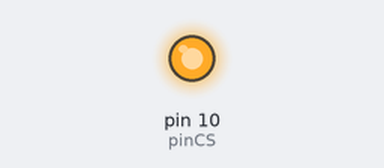
Recording of a sketch running on a simulated Arduino Uno, built with avr-gcc and run on an emulated ATmega328P. Parts: output pins drawn as LEDs (lit = HIGH). Pins used as bus, display or sensor lines are not drawn.

Above: at 0.1 s.
Timing chart, 0 to 1.6 s (numbered marks = the images above):
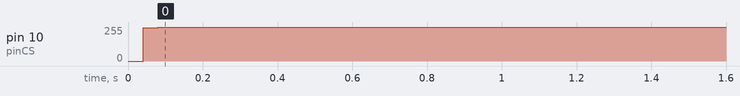

The sketch:

main.ino
```cpp
#include <ArduinoCC2500.h>
#include <CC2500.h>


 ArduinoCC2500 ar;


// Pin 13 has an LED connected on most Arduino boards.
// give it a name:
int led = 13;

// the setup routine runs once when you press reset:
void setup() {
  ar.init();
  // initialize the digital pin as an output.
  pinMode(led, OUTPUT);
}

// the loop routine runs over and over again forever:
void loop() {
  unsigned char dataTX[] = "HELLO";
  ar.sendData(dataTX,sizeof(dataTX));
  digitalWrite(led, HIGH);   // turn the LED on (HIGH is the voltage level)
  delay(1000);    // wait for a second

  unsigned char *dataRX;
  ar.ReceiveData(dataRX,5);


  digitalWrite(led, LOW);    // turn the LED off by making the voltage LOW
  delay(1000);               // wait for a second
}
```

ArduinoCC2500.cpp
```cpp
// (licence header left out)
#include "ArduinoCC2500.h"
#include "Arduino.h"

ArduinoCC2500::ArduinoCC2500(unsigned char pinCS, unsigned char pinSCK, unsigned char pinMOSI,
    unsigned char pinMISO)
    : m_cc2500(pinCS, pinSCK, pinMOSI, pinMISO)
{
}

ArduinoCC2500::~ArduinoCC2500()
{
}

void ArduinoCC2500::init()
{
    // initialize the CC2500
    m_cc2500.init();

    // reset device (0x30)
    m_cc2500.reset();

    // reset device (0x30)
    m_cc2500.reset();

    // write configuration register: FSCTRL1   Frequency Synthesizer Control
    m_cc2500.sendCommand(CC2500_REG_FSCTRL1, 0x09);

    // write configuration register: FSCTRL0   Frequency Synthesizer Control
    m_cc2500.sendCommand(CC2500_REG_FSCTRL0, 0x00);

    // write configuration register: FREQ2   Frequency Control Word, High Byte
    m_cc2500.sendCommand(CC2500_REG_FREQ2, 0x5D);

    // write configuration register: FREQ1   Frequency Control Word, Middle Byte
    m_cc2500.sendCommand(CC2500_REG_FREQ1, 0x93);

    // write configuration register: FREQ0   Frequency Control Word, Low Byte
    m_cc2500.sendCommand(CC2500_REG_FREQ0, 0xB1);

    // write configuration register: MDMCFG4   Modem Configuration
    m_cc2500.sendCommand(CC2500_REG_MDMCFG4, 0x2D);

    // write configuration register: MDMCFG3   Modem Configuration
    m_cc2500.sendCommand(CC2500_REG_MDMCFG3, 0x3B);

    // write configuration register: MDMCFG2   Modem Configuration
    m_cc2500.sendCommand(CC2500_REG_MDMCFG2, 0x73);

    // write configuration register: MDMCFG1   Modem Configuration
    m_cc2500.sendCommand(CC2500_REG_MDMCFG1, 0x22);

    // write configuration register: MDMCFG0   Modem Configuration
    m_cc2500.sendCommand(CC2500_REG_MDMCFG0, 0xF8);

    // write configuration register: CHANNR   Channel Number
    m_cc2500.sendCommand(CC2500_REG_CHANNR, 0x03);

    // write configuration register: DEVIATN   Modem Deviation Setting
    m_cc2500.sendCommand(CC2500_REG_DEVIATN, 0x00);

    // write configuration register: FREND1   Front End RX Configuration
    m_cc2500.sendCommand(CC2500_REG_FREND1, 0xB6);

    // write configuration register: FREND0   Front End TX configuration
    m_cc2500.sendCommand(CC2500_REG_FREND0, 0x10);

    // write configuration register: MCSM0   Main Radio Control State Machine Configuration
    m_cc2500.sendCommand(CC2500_REG_MCSM0, 0x18);

    // write configuration register: FOCCFG   Frequency Offset Compensation Configuration
    m_cc2500.sendCommand(CC2500_REG_FOCCFG, 0x1D);

    // write configuration register: BSCFG   Bit Synchronization Configuration
    m_cc2500.sendCommand(CC2500_REG_BSCFG, 0x1C);

    // write configuration register: AGCCTRL2   AGC Control
    m_cc2500.sendCommand(CC2500_REG_AGCCTRL2, 0xC7);

    // write configuration register: AGCCTRL1   AGC Control
    m_cc2500.sendCommand(CC2500_REG_AGCCTRL1, 0x00);

    // write configuration register: AGCCTRL0   AGC Control
    m_cc2500.sendCommand(CC2500_REG_AGCCTRL0, 0xB2);

    // write configuration register: FSCAL3   Frequency Synthesizer Calibration
    m_cc2500.sendCommand(CC2500_REG_FSCAL3, 0xEA);

    // write configuration register: FSCAL2   Frequency Synthesizer Calibration
    m_cc2500.sendCommand(CC2500_REG_FSCAL2, 0x0A);

    // write configuration register: FSCAL1   Frequency Synthesizer Calibration
    m_cc2500.sendCommand(CC2500_REG_FSCAL1, 0x00);

    // write configuration register: FSCAL0   Frequency Synthesizer Calibration
    m_cc2500.sendCommand(CC2500_REG_FSCAL0, 0x11);

    // write configuration register: TEST2   Various Test Settings
    m_cc2500.sendCommand(CC2500_REG_TEST2, 0x88);

    // write configuration register: TEST1   Various Test Settings
    m_cc2500.sendCommand(CC2500_REG_TEST1, 0x31);

    // write configuration register: TEST0   Various Test Settings
    m_cc2500.sendCommand(CC2500_REG_TEST0, 0x0B);

    // write configuration register: IOCFG2   GDO2 Output Pin Configuration
    m_cc2500.sendCommand(CC2500_REG_IOCFG2, 0x06);

    // write configuration register: IOCFG0   GDO0 Output Pin Configuration
    m_cc2500.sendCommand(CC2500_REG_IOCFG0, 0x01);

    // write configuration register: PKTCTRL1   Packet Automation Control
    m_cc2500.sendCommand(CC2500_REG_PKTCTRL1, 0x04);

    // write configuration register: PKTCTRL0   Packet Automation Control
    m_cc2500.sendCommand(CC2500_REG_PKTCTRL0, 0x45);

    // write configuration register: ADDR   Device Address
    m_cc2500.sendCommand(CC2500_REG_ADDR, 0x00);

    // write configuration register: PKTLEN   Packet Length
    m_cc2500.sendCommand(CC2500_REG_PKTLEN, 0xFF);

    // write configuration register: FIFOTHR   RX FIFO and TX FIFO Thresholds
    m_cc2500.sendCommand(CC2500_REG_FIFOTHR, 0x0D);

    // write power setting to PATABLE memory using single access write. See table 31 on page 47
    // of datasheet
    m_cc2500.sendCommand(CC2500_REG_PATABLE, 0xA9);

    // SIDLE: exit RX/TX
    m_cc2500.sendStrobeCommand(CC2500_CMD_SIDLE);

    // SIDLE: exit RX/TX
    m_cc2500.sendStrobeCommand(CC2500_CMD_SIDLE);

    // SPWD: enter power down mode when CSn goes high
    m_cc2500.sendStrobeCommand(CC2500_CMD_SPWD);

    // SIDLE: exit RX/TX
    m_cc2500.sendStrobeCommand(CC2500_CMD_SIDLE);
}


void ArduinoCC2500::ReceiveData(unsigned char *data, unsigned char length)
{

	unsigned char result;

    	// SIDLE: exit RX/TX
    	m_cc2500.sendStrobeCommand(CC2500_CMD_SIDLE);

	// SRX: enable RX
        m_cc2500.sendStrobeCommand(CC2500_CMD_SRX);

	// wait a bit
        delay(10);

	// read RXBYTES register, result should be 0x11
        result = m_cc2500.sendCommand(0xFB, 0x00);

	if (result >= 0x11)
	{
		// single access RX FIFO to get number of bytes to read, should be 0x3C
		result = m_cc2500.sendCommand(0xBF, 0x00);

		if (result == length) {

                	// read RX FIFO
                	m_cc2500.sendBurstCommand(0xFF, data, result);

                	// read 2 remaining bytes
                	m_cc2500.sendCommand(0xBF, 0x00);
                	m_cc2500.sendCommand(0xBF, 0x00);
            	} else {
                	// something is not right, clear RX FIFO
                	result = m_cc2500.sendCommand(0xFB, 0x00);

                	for (int i=0; i<result; ++i) {
                    		m_cc2500.sendCommand(0xBF, 0x00);
                	}
            	}

	}

	// SIDLE: exit RX/TX
    	m_cc2500.sendStrobeCommand(CC2500_CMD_SIDLE);

}


/*
*
*  Sample Function For Reading Data From RX FIFO
*

void ArduinoCC2500::ReceiveData()
{

    // SIDLE: exit RX/TX
    m_cc2500.sendStrobeCommand(CC2500_CMD_SIDLE);

    // read RX FIFO until empty
    unsigned char result = m_cc2500.sendCommand(0xFB, 0x00);

    for (int i=0; i<result; ++i) {
        m_cc2500.sendCommand(0xBF, 0x00);
    }

    unsigned long startTime = millis();

    // try learning addresses for 5 seconds
    while ((millis() - startTime) < 5000) {

        // SRX: enable RX
        m_cc2500.sendStrobeCommand(CC2500_CMD_SRX);

        // wait a bit
        delay(10);

        // read RXBYTES register, result should be 0x11
        result = m_cc2500.sendCommand(0xFB, 0x00);

        if (result >= 0x11) {
            // single access RX FIFO to get number of bytes to read, should be 0x0E
            result = m_cc2500.sendCommand(0xBF, 0x00);

            if (result == 0x0E) {
                unsigned char data[15];

                // read RX FIFO
                m_cc2500.sendBurstCommand(0xFF, data, result);

                // commands 0x03, 0x05 and 0x07 are send by remote
                if ((data[9] == 0x03) || (data[9] == 0x05) || (data[9] == 0x07)) {
                    checkAddress(data);
                }

                // read 2 remaining bytes
                m_cc2500.sendCommand(0xBF, 0x00);
                m_cc2500.sendCommand(0xBF, 0x00);
            } else {
                // something is not right, clear RX FIFO
                result = m_cc2500.sendCommand(0xFB, 0x00);

                for (int i=0; i<result; ++i) {
                    m_cc2500.sendCommand(0xBF, 0x00);
                }
            }
        }

        // SIDLE: exit RX/TX
        m_cc2500.sendStrobeCommand(CC2500_CMD_SIDLE);

        delay(2);
    }

    // SIDLE: exit RX/TX
    m_cc2500.sendStrobeCommand(CC2500_CMD_SIDLE);

    // read RXBYTES register, should be 0
    result = m_cc2500.sendCommand(0xFB, 0x00);

    for (int i=0; i<result; ++i) {
        m_cc2500.sendCommand(0xBF, 0x00);
    }
}


*
*
*
*/


void ArduinoCC2500::sendData(unsigned char *data, unsigned char length)
{


        // wait for previous packet to be completely sent
        while ((m_cc2500.sendByte(0xF5) & 0x1F) > 1) {
        };

        // prepare burst Packet
        unsigned char packet[length];

        // First Byte = Length Of Packet = 60 = 0x3C
        packet[0] = length;


	for(int i = 1; i < length; i++)
	{
        	packet[i] = data[i];
	}


       	// SIDLE: exit RX/TX
        m_cc2500.sendStrobeCommand(CC2500_CMD_SIDLE);

        // fill TX FIFO
        m_cc2500.sendBurstCommand(0x7F, packet, length);

        // STX: enable TX
        m_cc2500.sendStrobeCommand(CC2500_CMD_STX);


}
```

ArduinoCC2500.h
```cpp
// (licence header left out)
#ifndef ARDUINOCC2500_H_
#define ARDUINOCC2500_H_

#include "CC2500.h"
#include <inttypes.h>

/*! \brief Class for interfacing with Other CC2500 Module.
 *
 * This class implements basic functions to communicate with Other CC2500 Module */
class ArduinoCC2500
{
protected:
    /*!
     * CC2500 object to communicate with the Other CC2500 Module.
     */
    CC2500 m_cc2500;


public:
    /*!
     * Constructor.
     *
     * \param[in] pinCS Pin number of slave select, default is 10.
     * \param[in] pinSCK Pin number of clock, default is 13 (Arduino standard).
     * \param[in] pinMOSI Pin number of master output slave input, default is 11 (Arduino standard).
     * \param[in] pinMISO Pin number of master input slave output, default is 12 (Arduino standard).
     */
    ArduinoCC2500(unsigned char pinCS = 10,
                 unsigned char pinSCK = 13,
                 unsigned char pinMOSI = 11,
                 unsigned char pinMISO = 12);

    /*!
     * Destructor.
     */
    ~ArduinoCC2500();

    /*!
     * Initializes communication with the Other CC2500 Module.
     */
    void init();

    /*!
     * Sends command to Data
     */
    void sendData(unsigned char *data, unsigned char length);

    void ReceiveData(unsigned char *data, unsigned char length);

    /*!
     * Copy constructor, disabled.
     */
    ArduinoCC2500(const ArduinoCC2500& that);

    /*!
     * Assignment operator, disabled.
     */
    ArduinoCC2500& operator=(const ArduinoCC2500& that);
};

#endif
```

CC2500.cpp
```cpp
// (licence header left out)
#include "CC2500.h"
#include "Arduino.h"

CC2500::CC2500(unsigned char pinCS, unsigned char pinSCK, unsigned char pinMOSI,
    unsigned char pinMISO)
    : m_pinCS(pinCS)
    , m_pinSCK(pinSCK)
    , m_pinMOSI(pinMOSI)
    , m_pinMISO(pinMISO)
{
}

CC2500::~CC2500()
{
}

void CC2500::init()
{
    // setup pin mode
    pinMode(m_pinMOSI, OUTPUT);
    pinMode(m_pinMISO, INPUT);
    pinMode(m_pinSCK, OUTPUT);
    pinMode(m_pinCS, OUTPUT);

    // disable device
    digitalWrite(m_pinCS, HIGH);

    // setup SPI control register: SPCR = 01010000
    // interrupt disabled, spi enabled, msb 1st, master, clk low when idle,
    // sample on rising edge of clk, system clock rate fastest
    SPCR = (1<<SPE) | (1<<MSTR);

    // clear data registers
    byte clr = SPSR;
    clr = SPDR;
}

void CC2500::reset()
{
    // enable device
    digitalWrite(m_pinCS, LOW);
    delayMicroseconds(1);

    // disable device and wait at least 40 microseconds
    digitalWrite(m_pinCS, HIGH);
    delayMicroseconds(41);

    // enable device
    digitalWrite(m_pinCS, LOW);

    // wait for device
    while (digitalRead(m_pinMISO) == HIGH) {
    };

    // send reset command (SRES)
    spiTransfer(0x30);

    // disable device
    digitalWrite(m_pinCS, HIGH);
}

unsigned char CC2500::sendByte(unsigned char data)
{
    // enable device
    digitalWrite(m_pinCS, LOW);

    // wait for device
    while (digitalRead(m_pinMISO) == HIGH) {
    };

    // send byte
    unsigned char result = spiTransfer(data);

    // disable device
    digitalWrite(m_pinCS, HIGH);

    // return result
    return result;
}

unsigned char CC2500::sendCommand(unsigned char command, unsigned char data)
{
    // enable device
    digitalWrite(m_pinCS, LOW);

    // wait for device
    while (digitalRead(m_pinMISO) == HIGH) {
    };

    // send command byte
    spiTransfer(command);

    // send data byte
    unsigned char result = spiTransfer(data);

    // disable device
    digitalWrite(m_pinCS, HIGH);

    // return result
    return result;
}

unsigned char CC2500::sendStrobeCommand(unsigned char command)
{
    // send command
    return sendByte(command);
}

unsigned char CC2500::sendBurstCommand(unsigned char command, unsigned char* data,
    unsigned char length)
{
    // enable device
    digitalWrite(m_pinCS, LOW);

    // wait for device
    while (digitalRead(m_pinMISO) == HIGH) {
    };

    // send command byte
    spiTransfer(command);

    unsigned char result = 0;

    // send data bytes
    for (int i=0; i<length; ++i) {
        result = spiTransfer(data[i]);
        data[i] = result;
    }

    // disable device
    digitalWrite(m_pinCS, HIGH);

    // return result
    return result;
}

unsigned char CC2500::spiTransfer(volatile unsigned char data)
{
    // start transmission
    SPDR = data;

    // wait for end of transmission
    while (!(SPSR & (1<<SPIF))) {
    };

    // return received byte
    return SPDR;
}
```

Source omitted: CC2500.h (10557 bytes)

Measured:
- by itself, pin 10 (pinCS): 0/255 → 255/255 at 0.04 s
